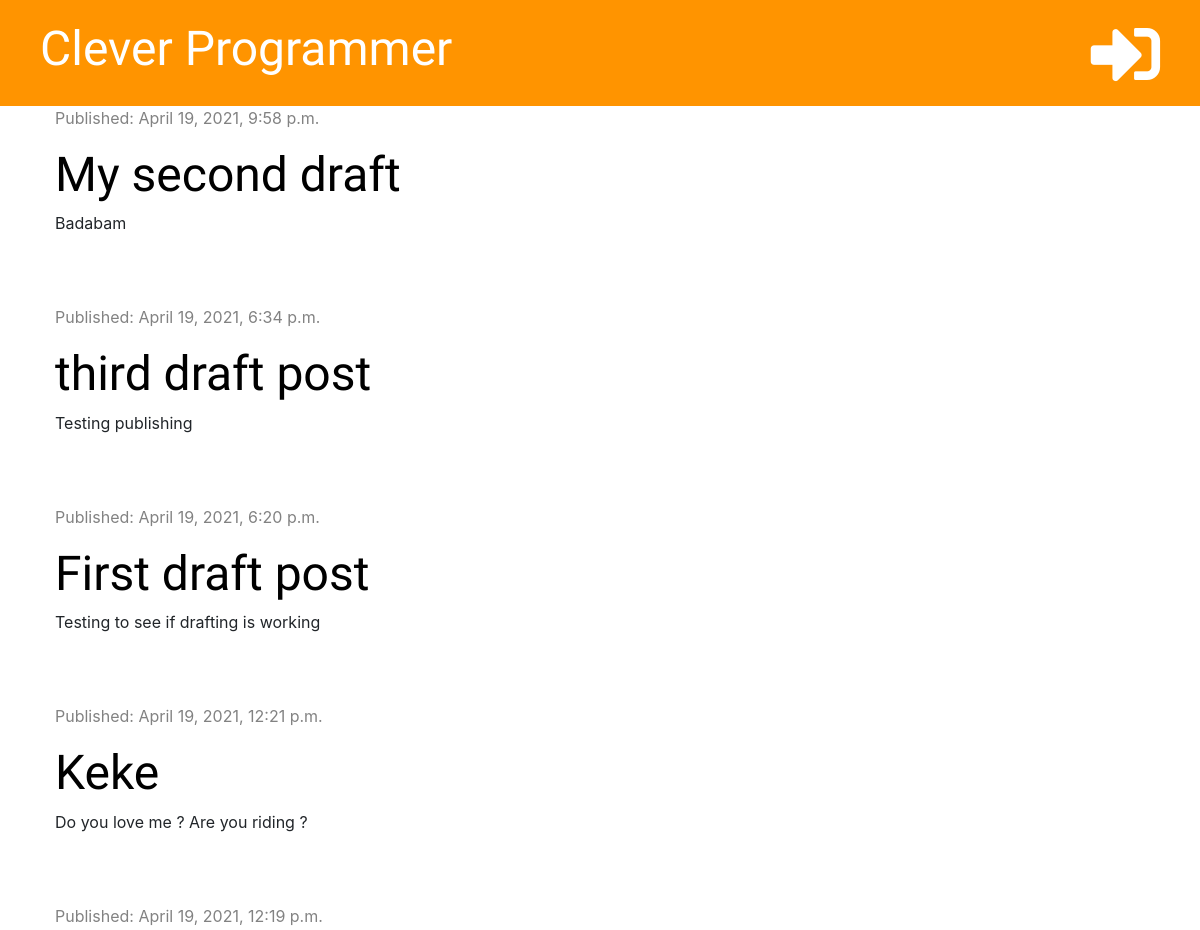
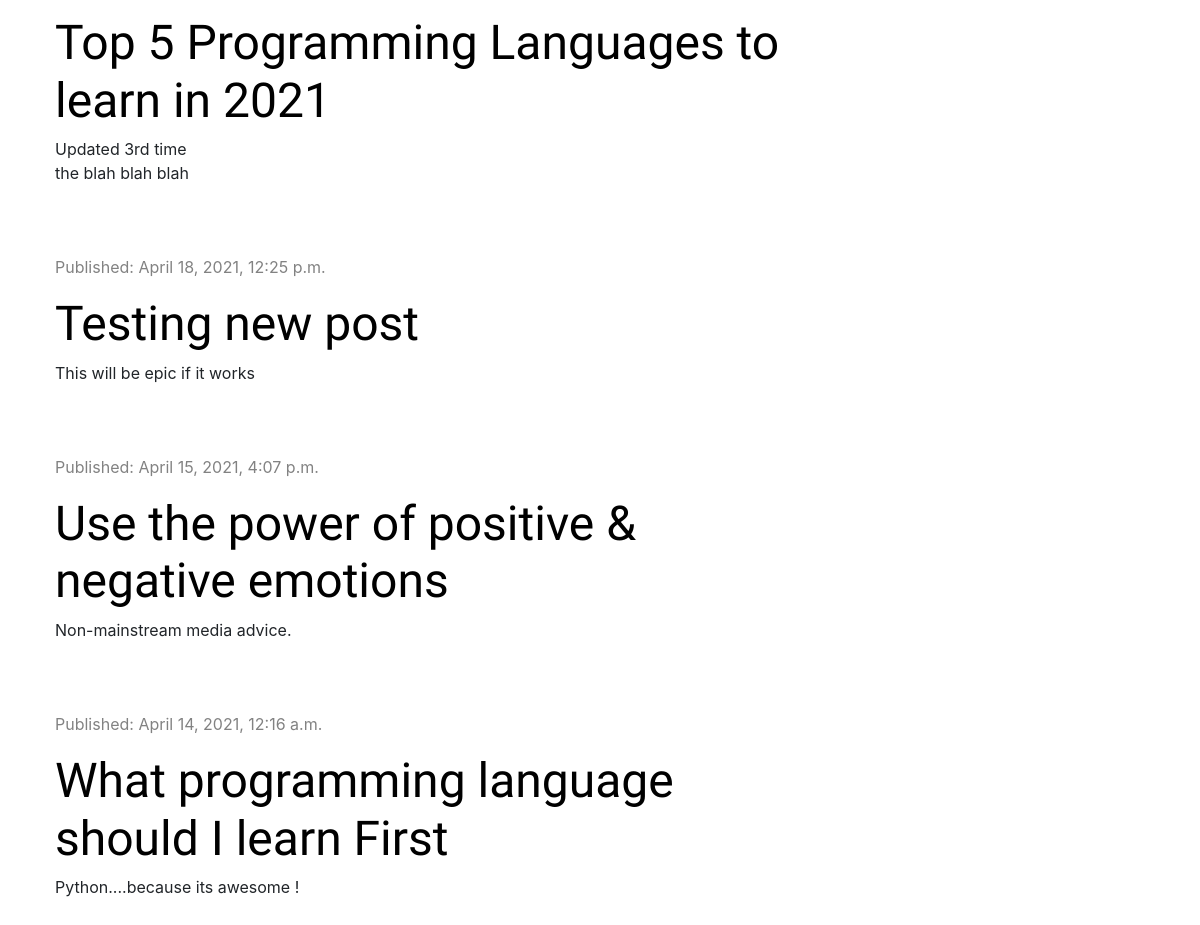
The page / on the database its author committed (2 pictures, top to bottom).
### blog/models.py (models this page shows, shortened)
class Post(models.Model):
    author = models.ForeignKey('auth.User',on_delete=models.CASCADE)
    title = models.CharField(max_length=200)
    text = models.TextField()
    created_date = models.DateTimeField(default=timezone.now)
    published_date = models.DateTimeField(blank=True,null=True)

### blog/views.py (the view)
# urls.py: path('',views.post_list,name='post_list'),
def post_list(request):
    posts = Post.objects.filter(published_date__lte=timezone.now()).order_by('-published_date')
    stuff_for_frontend = {'posts' : posts}
    return render(request,'blog/post_list.html' ,stuff_for_frontend)

### blog/templates/blog/post_list.html (shortened to what this page needs)
{% extends 'blog/base.html' %}
{% block content %}
    {% for post in posts %}
        <div class="post">
            <div class="date">
                <p>Published: {{ post.published_date }}</p>
            </div>
            <h1><a href="{% url 'post_detail' pk=post.pk %}">{{ post.title }}</a></h1>
            <p>{{ post.text|truncatechars:50|linebreaksbr }}</p>
        </div>
    {% endfor %}
{% endblock %}

### blog/static/css/blog.css (style rules this page uses)
h1,h2,h3,h4 { font-family: 'Tangerine','Inconsolata','Droid Sans',serif; font-size: 48px; }
.date { color: #828282; }
.post { margin-bottom: 70px; }
.post h1 a { color: #000000; }

### rows shown on the page
Post: published_date "April 19, 2021, 9:58 p.m.", title "My second draft", text "Badabam"
Post: published_date "April 19, 2021, 6:34 p.m.", title "third draft post", text "Testing publishing"
Post: published_date "April 19, 2021, 6:20 p.m.", title "First draft post", text "Testing to see if drafting is working"
Post: published_date "April 19, 2021, 12:21 p.m.", title "Keke", text "Do you love me ? Are you riding ?"
Post: published_date "April 19, 2021, 12:19 p.m.", title "Top 5 Programming Languages to learn in 2021", text "Updated 3rd time the blah blah blah"
Post: published_date "April 18, 2021, 12:25 p.m.", title "Testing new post", text "This will be epic if it works"
Post: published_date "April 15, 2021, 4:07 p.m.", title "Use the power of positive & negative emotions", text "Non-mainstream media advice."
Post: published_date "April 14, 2021, 12:16 a.m.", title "What programming language should I learn First", text "Python....because its awesome !"
